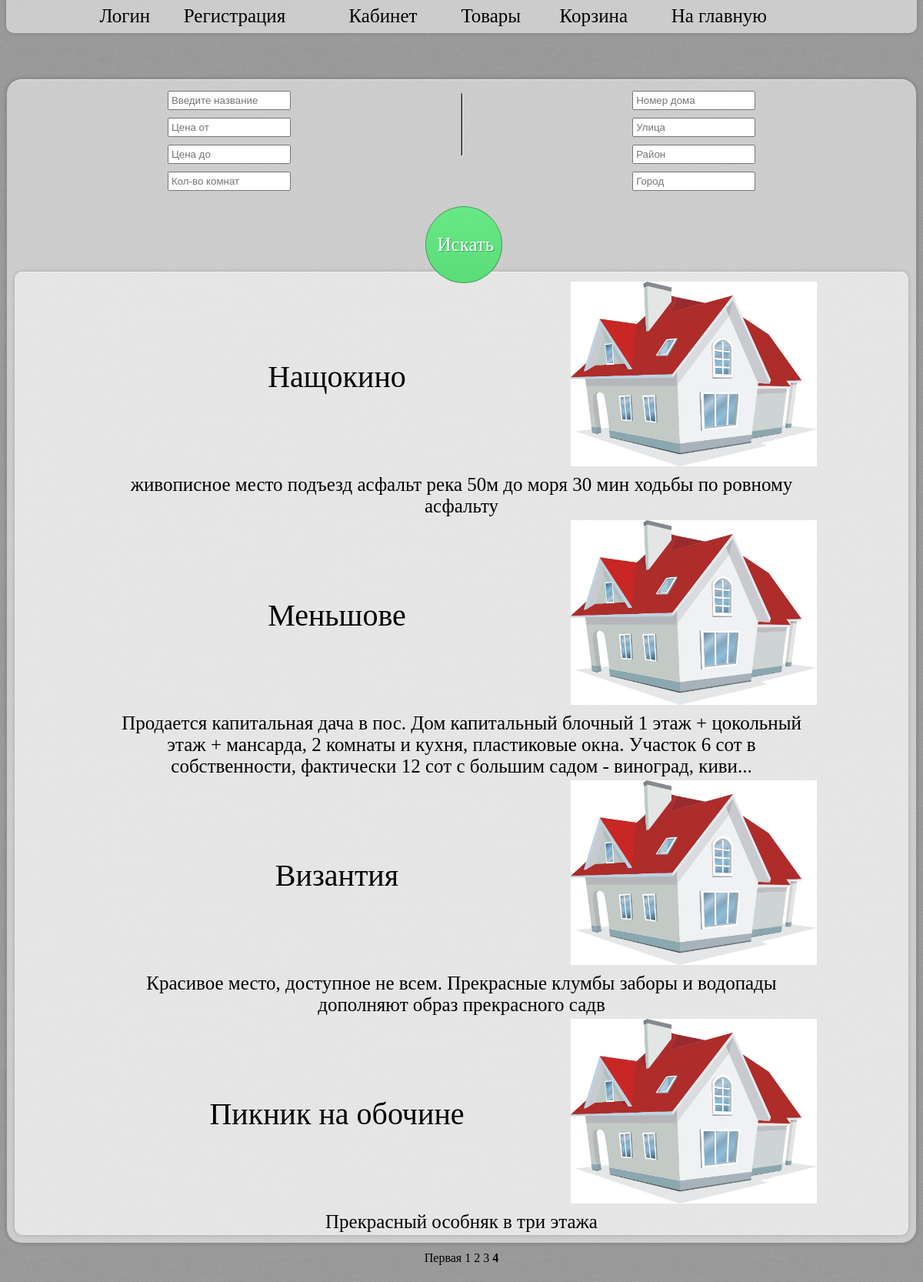
The app's page /pages/goods.php?page=3 with its own data.
### tables this page shows
CREATE TABLE object (
  id INT(11) NOT NULL AUTO_INCREMENT,
  `agent-id` INT(11) NOT NULL,
  `seller-id` INT(11) NOT NULL,
  title VARCHAR(255) NOT NULL,
  cost DECIMAL(19, 2) NOT NULL,
  number INT(11) NOT NULL,
  `room-count` INT(3) DEFAULT NULL,
  `type-id` INT(11) NOT NULL,
  `offer-date` DATETIME NOT NULL,
  description VARCHAR(1024) DEFAULT NULL,
  house INT(11) NOT NULL,
  `street-id` INT(11) NOT NULL,
  `district-id` INT(11) NOT NULL,
  `settling-id` INT(11) NOT NULL,
  customer INT(11) DEFAULT NULL,
  sold TINYINT(1) DEFAULT 0,
  PRIMARY KEY (id),
  UNIQUE INDEX number (number),
  UNIQUE INDEX UK_object_unic_adress (house, `street-id`, `district-id`, `settling-id`),
  CONSTRAINT FK_object_agent_id FOREIGN KEY (`agent-id`)
    REFERENCES people(id) ON DELETE NO ACTION ON UPDATE NO ACTION,
  CONSTRAINT FK_object_district_id FOREIGN KEY (`district-id`)
    REFERENCES district(id) ON DELETE NO ACTION ON UPDATE NO ACTION,
  CONSTRAINT FK_object_people_id FOREIGN KEY (customer)
    REFERENCES people(id) ON DELETE NO ACTION ON UPDATE NO ACTION,
  CONSTRAINT FK_object_seller_id FOREIGN KEY (`seller-id`)
    REFERENCES people(id) ON DELETE NO ACTION ON UPDATE NO ACTION,
  CONSTRAINT FK_object_settling_id FOREIGN KEY (`settling-id`)
    REFERENCES settling(id) ON DELETE NO ACTION ON UPDATE NO ACTION,
  CONSTRAINT FK_object_street_id FOREIGN KEY (`street-id`)
    REFERENCES street(id) ON DELETE NO ACTION ON UPDATE NO ACTION,
  CONSTRAINT FK_object_type_id FOREIGN KEY (`type-id`)
    REFERENCES type(id) ON DELETE NO ACTION ON UPDATE NO ACTION
);

### pages/functions.php (called while the page is built, shortened)
<?php
function loadimages($number) {
    try {
        $filename = '../resources/' . $number . '.jpg';
        if (!file_exists($filename)) {
            throw new Exception('noImg');
        }
    } catch (Exception $exc) {
        $filename = '../resources/domik.jpg';
    }
    return $filename;
}
?>

### pages/goods.php (the view, shortened to what this page needs)
<?php
include_once './functions.php';
$con = config();
if (isset($_SESSION['persinf']) and empty(($_SESSION['persinf']))==0) {
    $info = $_SESSION['persinf'];
    $limit = $info['limit'];
} else {
    $limit = 5;
}
(int) $page = filter_input(INPUT_GET, 'page');
if ($page < 0) {
    $path = basename(__FILE__) . '?page=0';
    header('Location: ' . $path);
} else {
    $page = filter_input(INPUT_GET, 'page');
}
$morlinks = '';
if (isset($_REQUEST['srhbtn'])) {
    $name = mysqli_real_escape_string($con, ucfirst(strtolower(trim(filter_input(INPUT_GET, 'srhtxt')))));
    $street = mysqli_real_escape_string($con, ucfirst(strtolower(trim(filter_input(INPUT_GET, 'street')))));
    $district = mysqli_real_escape_string($con, ucfirst(strtolower(trim(filter_input(INPUT_GET, 'district')))));
    $settling = mysqli_real_escape_string($con, ucfirst(strtolower(trim(filter_input(INPUT_GET, 'settling')))));
    $roomcount = filter_input(INPUT_GET, 'roomcount');
    $housenumb = filter_input(INPUT_GET, 'housenumb');
    $pricebefor = filter_input(INPUT_GET, 'pricebefor');
    $pricefrom = filter_input(INPUT_GET, 'pricefrom');
    $house = filter_input(INPUT_GET, 'housenumb');
    $mass = searchitems($name, $pricefrom, $pricebefor, $roomcount, $street, $district, $settling, $house, $page, $limit);
    $count_all_el = countitemssearch($name, $pricefrom, $pricebefor, $roomcount, $street, $district, $settling, $house, $page, $limit);
    $morlinks = '&' . substr($_SERVER["QUERY_STRING"], 1, strlen($_SERVER["QUERY_STRING"]) - 1);
    $numpages = ceil($count_all_el / $limit);
    if ($page > $numpages) {
        $page = $numpages;
        $path = basename(__FILE__) . '?page=' . ($page);
        header('Location: ' . $path);
    }
    $sql = $mass['sql'];
    $query = mysqli_query($con, $sql);
    if (isset($con)) {
        mysqli_close($con);
    }
    if (empty($mass) == 0) {
        while ($mass = mysqli_fetch_assoc($query)) {
            $filename = loadimages($mass['number']);
            $text = "<tr><td class = \"capt\"><a href=\"item.php?numb=" . $mass['number'] . "\">" . $mass['title'] . "</a>
                        </td>
                        <td class=\"timg\">
                            <img src=\"" . $filename . "\" class=\"image\" alt=\"" . $mass['title'] . "\"/>
                        </td>
                    </tr>
                    <tr>
                        <td colspan=\"2\" class=\"desc\">" . $mass['description'] . "</td>
                    </tr>";
            $items[] = $text;
        }
    }
} else {
    $numpages = ceil(getobjectcount() / $limit);
    $sql = "SELECT * FROM object o where o.sold=0 limit " . $page * $limit . ", $limit";
    $con = config();
    $squery = mysqli_query($con, $sql);
    while ($mass = mysqli_fetch_assoc($squery)) {
        $filename = loadimages($mass['number']);
        $text = "<tr><td class = \"capt\"><a href=\"item.php?numb=" . $mass['number'] . "\">" . $mass['title'] . "</a>
                    </td>
                    <td class=\"timg\">
                        <img src=\"" . $filename . "\" class=\"image\" alt=\"" . $mass['title'] . "\"/>
                    </td>
                </tr>
                <tr>
                    <td colspan=\"2\">" . $mass['description'] . "</td>
                </tr>";
    }
}
if ($numpages > 1) {
    if ($page != 0) {
        $first = "<a href=\"" . basename(__FILE__) . "?page=0" . $morlinks . "\">Первая</a> ";
    }
    for ($i = 0; $i < $numpages; $i++) {
        if ($page != $i) {
            $else = "<a href=\"" . basename(__FILE__) . "?page=" . $i . $morlinks . "\">" . ($i + 1) . "</a> ";
        } else {
            $else = "<strong><a href=\"" . basename(__FILE__) . "?page=" . $i . $morlinks . "\">" . ($i + 1) . "</a></strong> ";
        }
    }
}
?>

### css/goods.css (style rules this page uses)
.image { height: 240px; width: 320px; }
.timg { width: 320px; }
.links { width: 50%; padding: 10px; margin: auto; text-align: center; }
html { background-color: #4f4f4f; background: url('../resources/d9207c98.png'); }
a { color:#000; text-decoration:none; }
input[type=submit] { border:1px solid rgba(0,0,0,0.3); background: #5bdc79; background: -moz-linear-gradient(top, #68e886 0%, #5bdc79 100%); background: -webkit-gradient(linear, left top, left bottom, color-stop(0%,#68e886), color-stop(100%,#5bdc79)); background: -webkit-linear-gradient(top, #68e886 0%, #5bdc79 100%); background: -o-linear-gradient(top, #68e886 0%,#5bdc79 100%); background: -ms-linear-gradient(top, #68e886 0%,#5bdc79 100%); background: linear-gradient(to bottom, #68e886 0%, #5bdc79 100%); filter:progid:DXImageTransform.Microsoft.gradient(startColorstr='#68e886',endColorstr='#5bdc79',GradientType=0); color:#fff; margin-right:0; margin-top:15px; height: 100px; width: 100px; border-radius:50%; text-shadow:1px 1px 0 rgba(0,0,0,0.3); padding:5px 15px; font: 25px 'Gabriola'; }
.main_conteiner { margin-top: -20px; padding-left: 10%; padding-right: 10%; padding-top: 10px; width:100%; height:55px; background-color:rgba(255,255,255,0.5); border-radius:10px; box-shadow:0 0 5px 0 rgba(0,0,0,0.2), inset 0 1px 0 0 rgba(250,250,250,0.5); font: 25px 'Gabriola'; }
.capt { text-align: center; font: 40px 'Gabriola'; }
.signbl { padding: 10px; margin: auto; margin-top: 5%; background: #fc0; box-shadow:0 0 5px 0 rgba(0,0,0,0.2), inset 0 1px 0 0 rgba(250,250,250,0.5); text-align:center; border:1px solid rgba(0,0,0,0.3); background-color:rgba(255,255,255,0.5); border-radius:20px; }
.s { width:48%; text-align: center; }
.b { width:1px; height:80px; display:inline-block; background-color:#000; }
input { margin: 5px; padding: 3px; width: 150px; }

### records on screen
object: title "Нащокино", description "живописное место подъезд асфальт река 50м до моря 30 мин ходьбы по ровному асфальту"
object: title "Меньшове", description "Продается капитальная дача в пос. Дом капитальный блочный 1 этаж + цокольный этаж + мансарда, 2 комнаты и кухня, пластиковые окна. Участок 6 сот в собственности, фактически 12 сот с большим садом - виноград, киви..."
object: title "Византия", description "Красивое место, доступное не всем. Прекрасные клумбы заборы и водопады дополняют образ прекрасного садв"
object: title "Пикник на обочине", description "Прекрасный особняк в три этажа"
